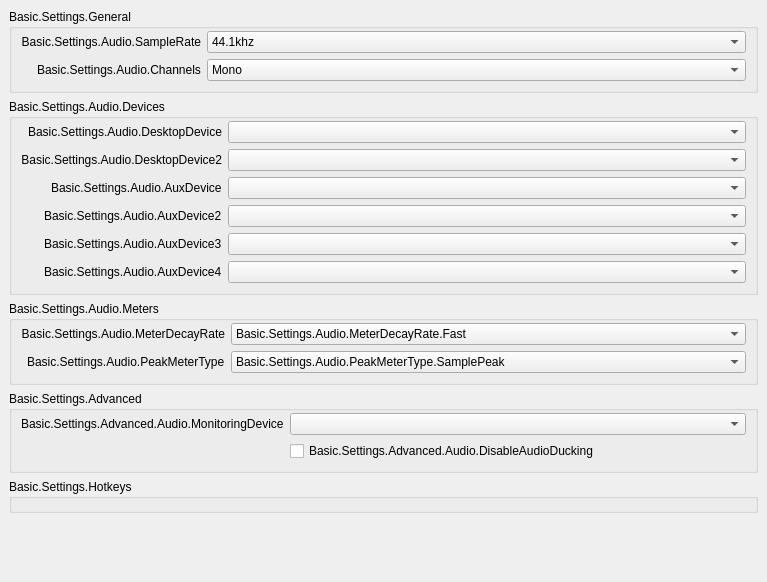
           <widget class="QWidget" name="scrollAreaWidgetContents_50">
            <property name="geometry">
             <rect>
              <x>0</x>
              <y>0</y>
              <width>767</width>
              <height>582</height>
             </rect>
            </property>
            <layout class="QVBoxLayout" name="verticalLayout_50">
             <property name="leftMargin">
              <number>0</number>
             </property>
             <property name="topMargin">
              <number>0</number>
             </property>
             <property name="rightMargin">
              <number>0</number>
             </property>
             <property name="bottomMargin">
              <number>9</number>
             </property>
             <item alignment="Qt::AlignTop">
              <widget class="QWidget" name="widget_50" native="true">
               <layout class="QVBoxLayout" name="verticalLayout_51">
                <item>
                 <widget class="QGroupBox" name="audioGeneralGroupBox">
                  <property name="title">
                   <string>Basic.Settings.General</string>
                  </property>
                  <layout class="QFormLayout" name="formLayout_52">
                   <property name="fieldGrowthPolicy">
                    <enum>QFormLayout::AllNonFixedFieldsGrow</enum>
                   </property>
                   <property name="labelAlignment">
                    <set>Qt::AlignRight|Qt::AlignTrailing|Qt::AlignVCenter</set>
                   </property>
                   <property name="topMargin">
                    <number>2</number>
                   </property>
                   <item row="0" column="0">
                    <widget class="QLabel" name="label_14">
                     <property name="minimumSize">
                      <size>
                       <width>170</width>
                       <height>0</height>
                      </size>
                     </property>
                     <property name="text">
                      <string>Basic.Settings.Audio.SampleRate</string>
                     </property>
                     <property name="alignment">
                      <set>Qt::AlignRight|Qt::AlignTrailing|Qt::AlignVCenter</set>
                     </property>
                     <property name="buddy">
                      <cstring>sampleRate</cstring>
                     </property>
                    </widget>
                   </item>
                   <item row="0" column="1">
                    <widget class="QComboBox" name="sampleRate">
                     <property name="currentText">
                      <string notr="true">44.1khz</string>
                     </property>
                     <property name="currentIndex">
                      <number>0</number>
                     </property>
                     <item>
                      <property name="text">
                       <string>44.1khz</string>
                      </property>
                     </item>
                     <item>
                      <property name="text">
                       <string>48khz</string>
                      </property>
                     </item>
                    </widget>
                   </item>
                   <item row="1" column="0">
                    <widget class="QLabel" name="label_15">
                     <property name="text">
                      <string>Basic.Settings.Audio.Channels</string>
                     </property>
                     <property name="buddy">
                      <cstring>channelSetup</cstring>
                     </property>
                    </widget>
                   </item>
                   <item row="1" column="1">
                    <widget class="QComboBox" name="channelSetup">
                     <property name="currentText">
                      <string>Mono</string>
                     </property>
                     <property name="currentIndex">
                      <number>0</number>
                     </property>
                     <item>
                      <property name="text">
                       <string>Mono</string>
                      </property>
                     </item>
                     <item>
                      <property name="text">
                       <string>Stereo</string>
                      </property>
                     </item>
                     <item>
                      <property name="text">
                       <string>2.1</string>
                      </property>
                     </item>
                     <item>
                      <property name="text">
                       <string>4.0</string>
                      </property>
                     </item>
                     <item>
                      <property name="text">
                       <string>4.1</string>
                      </property>
                     </item>
                     <item>
                      <property name="text">
                       <string>5.1</string>
                      </property>
                     </item>
                     <item>
                      <property name="text">
                       <string>7.1</string>
                      </property>
                     </item>
                    </widget>
                   </item>
                  </layout>
                 </widget>
                </item>
                <item>
                 <widget class="QGroupBox" name="audioDevicesGroupBox">
                  <property name="title">
                   <string>Basic.Settings.Audio.Devices</string>
                  </property>
                  <layout class="QFormLayout" name="formLayout_53">
                   <property name="fieldGrowthPolicy">
                    <enum>QFormLayout::AllNonFixedFieldsGrow</enum>
                   </property>
                   <property name="labelAlignment">
                    <set>Qt::AlignRight|Qt::AlignTrailing|Qt::AlignVCenter</set>
                   </property>
                   <property name="topMargin">
                    <number>2</number>
                   </property>
                   <item row="0" column="0">
                    <widget class="QLabel" name="label_2">
                     <property name="minimumSize">
                      <size>
                       <width>170</width>
                       <height>0</height>
                      </size>
                     </property>
                     <property name="text">
                      <string>Basic.Settings.Audio.DesktopDevice</string>
                     </property>
                     <property name="alignment">
                      <set>Qt::AlignRight|Qt::AlignTrailing|Qt::AlignVCenter</set>
                     </property>
                     <property name="buddy">
                      <cstring>desktopAudioDevice1</cstring>
                     </property>
                    </widget>
                   </item>
                   <item row="0" column="1">
                    <widget class="QComboBox" name="desktopAudioDevice1">
                     <property name="enabled">
                      <bool>true</bool>
                     </property>
                    </widget>
                   </item>
                   <item row="1" column="0">
                    <widget class="QLabel" name="label_3">
                     <property name="text">
                      <string>Basic.Settings.Audio.DesktopDevice2</string>
                     </property>
                     <property name="alignment">
                      <set>Qt::AlignRight|Qt::AlignTrailing|Qt::AlignVCenter</set>
                     </property>
                     <property name="buddy">
                      <cstring>desktopAudioDevice2</cstring>
                     </property>
                    </widget>
                   </item>
                   <item row="1" column="1">
                    <widget class="QComboBox" name="desktopAudioDevice2">
                     <property name="enabled">
                      <bool>true</bool>
                     </property>
                    </widget>
                   </item>
                   <item row="2" column="0">
                    <widget class="QLabel" name="label_4">
                     <property name="text">
                      <string>Basic.Settings.Audio.AuxDevice</string>
                     </property>
                     <property name="buddy">
                      <cstring>auxAudioDevice1</cstring>
                     </property>
                    </widget>
                   </item>
                   <item row="2" column="1">
                    <widget class="QComboBox" name="auxAudioDevice1">
                     <property name="enabled">
                      <bool>true</bool>
                     </property>
                    </widget>
                   </item>
                   <item row="3" column="0">
                    <widget class="QLabel" name="label_5">
                     <property name="text">
                      <string>Basic.Settings.Audio.AuxDevice2</string>
                     </property>
                     <property name="buddy">
                      <cstring>auxAudioDevice2</cstring>
                     </property>
                    </widget>
                   </item>
                   <item row="3" column="1">
                    <widget class="QComboBox" name="auxAudioDevice2">
                     <property name="enabled">
                      <bool>true</bool>
                     </property>
                    </widget>
                   </item>
                   <item row="4" column="0">
                    <widget class="QLabel" name="label_6">
                     <property name="text">
                      <string>Basic.Settings.Audio.AuxDevice3</string>
                     </property>
                     <property name="buddy">
                      <cstring>auxAudioDevice3</cstring>
                     </property>
                    </widget>
                   </item>
                   <item row="4" column="1">
                    <widget class="QComboBox" name="auxAudioDevice3">
                     <property name="enabled">
                      <bool>true</bool>
                     </property>
                    </widget>
                   </item>
                   <item row="5" column="1">
                    <widget class="QComboBox" name="auxAudioDevice4">
                     <property name="enabled">
                      <bool>true</bool>
                     </property>
                    </widget>
                   </item>
                   <item row="5" column="0">
                    <widget class="QLabel" name="label_67">
                     <property name="text">
                      <string>Basic.Settings.Audio.AuxDevice4</string>
                     </property>
                     <property name="buddy">
                      <cstring>auxAudioDevice4</cstring>
                     </property>
                    </widget>
                   </item>
                  </layout>
                 </widget>
                </item>
                <item>
                 <widget class="QGroupBox" name="audioMetersGroupBox">
                  <property name="title">
                   <string>Basic.Settings.Audio.Meters</string>
                  </property>
                  <layout class="QFormLayout" name="formLayout_54">
                   <property name="fieldGrowthPolicy">
                    <enum>QFormLayout::AllNonFixedFieldsGrow</enum>
                   </property>
                   <property name="labelAlignment">
                    <set>Qt::AlignRight|Qt::AlignTrailing|Qt::AlignVCenter</set>
                   </property>
                   <property name="topMargin">
                    <number>2</number>
                   </property>
                   <item row="0" column="0">
                    <widget class="QLabel" name="label_65">
                     <property name="minimumSize">
                      <size>
                       <width>170</width>
                       <height>0</height>
                      </size>
                     </property>
                     <property name="text">
                      <string>Basic.Settings.Audio.MeterDecayRate</string>
                     </property>
                     <property name="alignment">
                      <set>Qt::AlignRight|Qt::AlignTrailing|Qt::AlignVCenter</set>
                     </property>
                     <property name="buddy">
                      <cstring>meterDecayRate</cstring>
                     </property>
                    </widget>
                   </item>
                   <item row="0" column="1">
                    <widget class="QComboBox" name="meterDecayRate">
                     <property name="currentText">
                      <string>Basic.Settings.Audio.MeterDecayRate.Fast</string>
                     </property>
                     <property name="currentIndex">
                      <number>0</number>
                     </property>
                     <item>
                      <property name="text">
                       <string>Basic.Settings.Audio.MeterDecayRate.Fast</string>
                      </property>
                     </item>
                     <item>
                      <property name="text">
                       <string>Basic.Settings.Audio.MeterDecayRate.Medium</string>
                      </property>
                     </item>
                     <item>
                      <property name="text">
                       <string>Basic.Settings.Audio.MeterDecayRate.Slow</string>
                      </property>
                     </item>
                    </widget>
                   </item>
                   <item row="1" column="0">
                    <widget class="QLabel" name="label_66">
                     <property name="text">
                      <string>Basic.Settings.Audio.PeakMeterType</string>
                     </property>
                     <property name="buddy">
                      <cstring>peakMeterType</cstring>
                     </property>
                    </widget>
                   </item>
                   <item row="1" column="1">
                    <widget class="QComboBox" name="peakMeterType">
                     <property name="currentIndex">
                      <number>0</number>
                     </property>
                     <item>
                      <property name="text">
                       <string>Basic.Settings.Audio.PeakMeterType.SamplePeak</string>
                      </property>
                     </item>
                     <item>
                      <property name="text">
                       <string>Basic.Settings.Audio.PeakMeterType.TruePeak</string>
                      </property>
                     </item>
                    </widget>
                   </item>
                  </layout>
                 </widget>
                </item>
                <item>
                 <widget class="QGroupBox" name="audioAdvGroupBox">
                  <property name="title">
                   <string>Basic.Settings.Advanced</string>
                  </property>
                  <layout class="QFormLayout" name="formLayout_56">
                   <property name="fieldGrowthPolicy">
                    <enum>QFormLayout::AllNonFixedFieldsGrow</enum>
                   </property>
                   <property name="labelAlignment">
                    <set>Qt::AlignRight|Qt::AlignTrailing|Qt::AlignVCenter</set>
                   </property>
                   <property name="topMargin">
                    <number>2</number>
                   </property>
                   <item row="0" column="0">
                    <widget class="QLabel" name="monitoringDeviceLabel">
                     <property name="text">
                      <string>Basic.Settings.Advanced.Audio.MonitoringDevice</string>
                     </property>
                     <property name="buddy">
                      <cstring>monitoringDevice</cstring>
                     </property>
                    </widget>
                   </item>
                   <item row="0" column="1">
                    <widget class="QComboBox" name="monitoringDevice"/>
                   </item>
                   <item row="1" column="0">
                    <spacer name="horizontalSpacer_11">
                     <property name="orientation">
                      <enum>Qt::Horizontal</enum>
                     </property>
                     <property name="sizeHint" stdset="0">
                      <size>
                       <width>170</width>
                       <height>20</height>
                      </size>
                     </property>
                    </spacer>
                   </item>
                   <item row="1" column="1">
                    <widget class="QCheckBox" name="disableAudioDucking">
                     <property name="text">
                      <string>Basic.Settings.Advanced.Audio.DisableAudioDucking</string>
                     </property>
                    </widget>
                   </item>
                  </layout>
                 </widget>
                </item>
                <item>
                 <widget class="QGroupBox" name="audioHotkeysGroupBox">
                  <property name="title">
                   <string>Basic.Settings.Hotkeys</string>
                  </property>
                  <layout class="QFormLayout" name="audioSourceLayout">
                   <property name="fieldGrowthPolicy">
                    <enum>QFormLayout::AllNonFixedFieldsGrow</enum>
                   </property>
                   <property name="labelAlignment">
                    <set>Qt::AlignRight|Qt::AlignTrailing|Qt::AlignVCenter</set>
                   </property>
                   <property name="topMargin">
                    <number>2</number>
                   </property>
                  </layout>
                 </widget>
                </item>
               </layout>
              </widget>
             </item>
            </layout>
           </widget>
